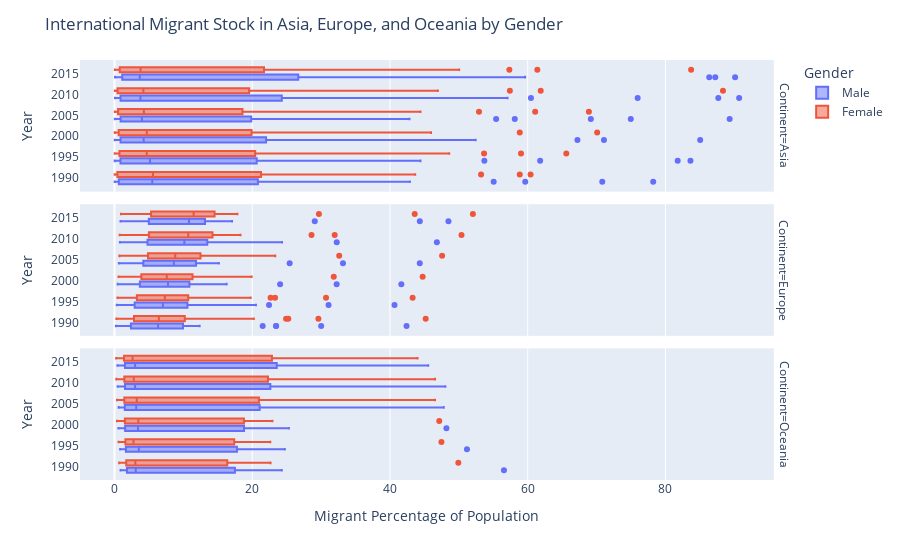

The code cell stored with this chart in its notebook:
### Markdown cell above
## Boxplot 3: International Migrant Stock in Asia and Europe by Gender

### Code cell
# Asia & Europe
fig = px.box(Asia_Europe_Oceania, x="Migrant Percentage of Population", y="Year", color="Gender",facet_row = 'Continent',
            hover_data=["Destination"]) # add Destination column to hover data
fig.update_traces(orientation='h')
fig.update_layout(title_text="International Migrant Stock in Asia, Europe, and Oceania by Gender")
fig.show()

### Figure 1 — Plotly figure (JSON) as saved in the notebook; plotly's stock layout.template omitted (floating-point values rounded to 4 significant figures; data arrays with more than 128 entries replaced by an {"elided": "..."} marker saying what was removed)
{"data": [{"alignmentgroup": "True", "customdata": {"elided": "300x1 str values"}, "hovertemplate": "Gender=Male<br>Continent=Asia<br>Migrant Percentage of Population=%{x}<br>Year=%{y}<br>Destination=%{customdata[0]}<extra></extra>", "legendgroup": "Male", "marker": {"color": "#636efa"}, "name": "Male", "notched": false, "offsetgroup": "Male", "orientation": "h", "showlegend": true, "type": "box", "x": {"elided": "300 float values"}, "x0": " ", "xaxis": "x3", "y": {"elided": "300 str values"}, "y0": " ", "yaxis": "y3"}, {"alignmentgroup": "True", "customdata": {"elided": "288x1 str values"}, "hovertemplate": "Gender=Male<br>Continent=Europe<br>Migrant Percentage of Population=%{x}<br>Year=%{y}<br>Destination=%{customdata[0]}<extra></extra>", "legendgroup": "Male", "marker": {"color": "#636efa"}, "name": "Male", "notched": false, "offsetgroup": "Male", "orientation": "h", "showlegend": false, "type": "box", "x": {"elided": "288 float values"}, "x0": " ", "xaxis": "x2", "y": {"elided": "288 str values"}, "y0": " ", "yaxis": "y2"}, {"alignmentgroup": "True", "customdata": {"elided": "138x1 str values"}, "hovertemplate": "Gender=Male<br>Continent=Oceania<br>Migrant Percentage of Population=%{x}<br>Year=%{y}<br>Destination=%{customdata[0]}<extra></extra>", "legendgroup": "Male", "marker": {"color": "#636efa"}, "name": "Male", "notched": false, "offsetgroup": "Male", "orientation": "h", "showlegend": false, "type": "box", "x": {"elided": "138 float values"}, "x0": " ", "xaxis": "x", "y": {"elided": "138 str values"}, "y0": " ", "yaxis": "y"}, {"alignmentgroup": "True", "customdata": {"elided": "300x1 str values"}, "hovertemplate": "Gender=Female<br>Continent=Asia<br>Migrant Percentage of Population=%{x}<br>Year=%{y}<br>Destination=%{customdata[0]}<extra></extra>", "legendgroup": "Female", "marker": {"color": "#EF553B"}, "name": "Female", "notched": false, "offsetgroup": "Female", "orientation": "h", "showlegend": true, "type": "box", "x": {"elided": "300 float values"}, "x0": " ", "xaxis": "x3", "y": {"elided": "300 str values"}, "y0": " ", "yaxis": "y3"}, {"alignmentgroup": "True", "customdata": {"elided": "288x1 str values"}, "hovertemplate": "Gender=Female<br>Continent=Europe<br>Migrant Percentage of Population=%{x}<br>Year=%{y}<br>Destination=%{customdata[0]}<extra></extra>", "legendgroup": "Female", "marker": {"color": "#EF553B"}, "name": "Female", "notched": false, "offsetgroup": "Female", "orientation": "h", "showlegend": false, "type": "box", "x": {"elided": "288 float values"}, "x0": " ", "xaxis": "x2", "y": {"elided": "288 str values"}, "y0": " ", "yaxis": "y2"}, {"alignmentgroup": "True", "customdata": {"elided": "138x1 str values"}, "hovertemplate": "Gender=Female<br>Continent=Oceania<br>Migrant Percentage of Population=%{x}<br>Year=%{y}<br>Destination=%{customdata[0]}<extra></extra>", "legendgroup": "Female", "marker": {"color": "#EF553B"}, "name": "Female", "notched": false, "offsetgroup": "Female", "orientation": "h", "showlegend": false, "type": "box", "x": {"elided": "138 float values"}, "x0": " ", "xaxis": "x", "y": {"elided": "138 str values"}, "y0": " ", "yaxis": "y"}], "layout": {"annotations": [{"font": {}, "showarrow": false, "text": "Continent=Oceania", "textangle": 90, "x": 0.98, "xanchor": "left", "xref": "paper", "y": 0.1567, "yanchor": "middle", "yref": "paper"}, {"font": {}, "showarrow": false, "text": "Continent=Europe", "textangle": 90, "x": 0.98, "xanchor": "left", "xref": "paper", "y": 0.5, "yanchor": "middle", "yref": "paper"}, {"font": {}, "showarrow": false, "text": "Continent=Asia", "textangle": 90, "x": 0.98, "xanchor": "left", "xref": "paper", "y": 0.8433, "yanchor": "middle", "yref": "paper"}], "boxmode": "group", "legend": {"title": {"text": "Gender"}, "tracegroupgap": 0}, "margin": {"t": 60}, "title": {"text": "International Migrant Stock in Asia, Europe, and Oceania by Gender"}, "xaxis": {"anchor": "y", "domain": [0, 0.98], "title": {"text": "Migrant Percentage of Population"}}, "xaxis2": {"anchor": "y2", "domain": [0, 0.98], "matches": "x", "showticklabels": false}, "xaxis3": {"anchor": "y3", "domain": [0, 0.98], "matches": "x", "showticklabels": false}, "yaxis": {"anchor": "x", "domain": [0, 0.3133], "title": {"text": "Year"}}, "yaxis2": {"anchor": "x2", "domain": [0.3433, 0.6567], "matches": "y", "title": {"text": "Year"}}, "yaxis3": {"anchor": "x3", "domain": [0.6867, 1.0], "matches": "y", "title": {"text": "Year"}}}}
